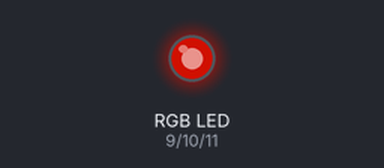
A sketch run on a simulated Arduino Uno, built with avr-gcc and run on an emulated ATmega328P. Shown: an RGB LED mixed from three pins (HIGH = lit). Dim RGB values are drawn brighter than linear; what the sketch prints to the serial monitor is not drawn.

Above: at 0.05 s.
At 0.85 s:
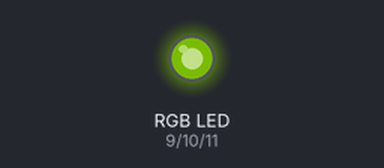
At 1.7 s:
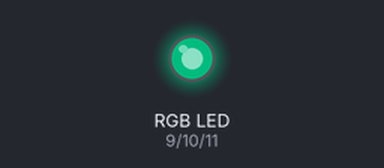
At 2.55 s:
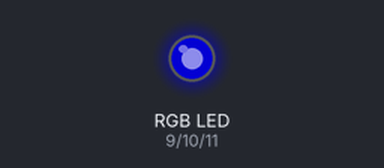
At 3.4 s:
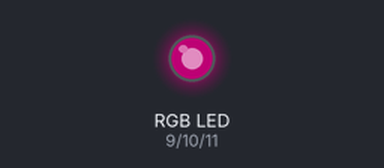
Timing chart, 0 to 8.7 s (numbered marks = the images above):
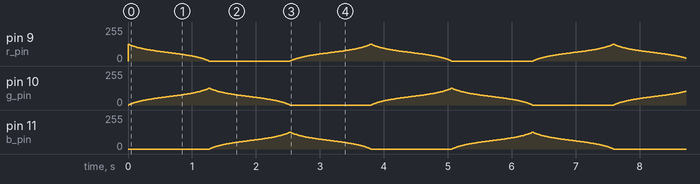

The sketch:

LED_Experiments.ino
```cpp
/*
 * LED Experiments
 * -----------------
 *
 * Trying out HSI and easing with LEDs.
 *
 * Erin RobotGrrl
 * robotgrrl.com
 * Tuesday, August 5th, 2014
 *
 */

#include <math.h>
#include <Streaming.h>


uint8_t r_pin = 9;
uint8_t g_pin = 10;
uint8_t b_pin = 11;

int rgb[3];


void setup() {
  Serial.begin(9600);

  pinMode(r_pin, OUTPUT);
  pinMode(g_pin, OUTPUT);
  pinMode(b_pin, OUTPUT);

  digitalWrite(r_pin, LOW);
  digitalWrite(g_pin, LOW);
  digitalWrite(b_pin, LOW);

  Serial << "Hello everyone!" << endl;
}


void loop() {

  // uncomment the following test blocks to try them out

  // test 1
  // cycle around the colour wheel

  for(int i=0; i<360; i++) {
    setLedHSI((float)i, 1.0, 0.5);
    delay(10);
  }


  // test 2
  // start at warm magenta, and ease into warm green
  /*
  setLedHSI(315.0, 1.0, 0.5);

  for(int i=0; i<100; i++) {
    float newHue = easeInCubic((float)i, 315.0, (105.0-315.0), 100);
    setLedHSI(newHue, 1.0, 0.5);
    delay(10);
  }
  setLedHSI(105.0, 1.0, 0.5);
  */


  // test 3
  // ease in and out from warm green to warm blue
  /*
  setLedHSI(105.0, 1.0, 0.5);

  for(int i=0; i<100; i++) {
    float newHue = easeInOutCubic((float)i, 105.0, (255.0-105.0), 100);
    setLedHSI(newHue, 1.0, 0.5);
    delay(10);
  }
  setLedHSI(255.0, 1.0, 0.5);
  */


  // test 4
  // ease in & out (back) from mid blue to mid yellow
  /*
  setLedHSI(240.0, 1.0, 0.5);

  for(int i=0; i<100; i++) {
    float newHue = easeInOutBack((float)i, 240.0, (60.0-240.0), 100);
    setLedHSI(newHue, 1.0, 0.5);
    delay(10);
  }
  setLedHSI(60.0, 1.0, 0.5);
  */


  // test 5
  // ease out (bounce) from cool blue to orange
  /*
  setLedHSI(225.0, 1.0, 0.5);

  for(int i=0; i<100; i++) {
    float newHue = easeOutBounce((float)i, 225.0, (30.0-225.0), 100);
    setLedHSI(newHue, 1.0, 0.5);
    delay(10);
  }
  setLedHSI(30.0, 1.0, 0.5);
  */


}


// This function is by Brian Neltner from Saikoled
// http://blog.saikoled.com/post/43693602826/why-every-led-light-should-be-using-hsi-colorspace
void hsi2rgb(float H, float S, float I, int *rgb) {

  int r, g, b;
  H = fmod(H,360); // cycle H around to 0-360 degrees
  H = 3.14159*H/(float)180; // Convert to radians.
  S = S>0?(S<1?S:1):0; // clamp S and I to interval [0,1]
  I = I>0?(I<1?I:1):0;

  // Math! Thanks in part to Kyle Miller.
  if(H < 2.09439) {
    r = 255*I/3*(1+S*cos(H)/cos(1.047196667-H));
    g = 255*I/3*(1+S*(1-cos(H)/cos(1.047196667-H)));
    b = 255*I/3*(1-S);
  } else if(H < 4.188787) {
    H = H - 2.09439;
    g = 255*I/3*(1+S*cos(H)/cos(1.047196667-H));
    b = 255*I/3*(1+S*(1-cos(H)/cos(1.047196667-H)));
    r = 255*I/3*(1-S);
  } else {
    H = H - 4.188787;
    b = 255*I/3*(1+S*cos(H)/cos(1.047196667-H));
    r = 255*I/3*(1+S*(1-cos(H)/cos(1.047196667-H)));
    g = 255*I/3*(1-S);
  }

  rgb[0]=r;
  rgb[1]=g;
  rgb[2]=b;

}


void setLedHSI(float H, float S, float I) {

  hsi2rgb(H, S, I, rgb);

  analogWrite(r_pin, rgb[0]);
  analogWrite(g_pin, rgb[1]);
  analogWrite(b_pin, rgb[2]);

}


/*
 * These are the Easing functions, by Robert Penner
 *
 * A nice online example can be found here:
 * http://easings.net/
 *
 * Based on these ports:
 * http://www.kirupa.com/forum/showthread.php?378287-Robert-Penner-s-Easing-Equations-in-Pure-JS-(no-jQuery)
 * https://github.com/jesusgollonet/ofpennereasing/blob/master/PennerEasing/
 *
 * changeInValue is endValue-startValue
 */


float easeInCubic(float currentIteration, float startValue, float changeInValue, float totalIterations) {
  return changeInValue * pow(currentIteration/totalIterations, 3) + startValue;
}


float easeOutCubic(float currentIteration, float startValue, float changeInValue, float totalIterations) {
  return changeInValue * ( pow(currentIteration / totalIterations - 1, 3) + 1 ) + startValue;
}


float easeInOutCubic(float currentIteration, float startValue, float changeInValue, float totalIterations) {

  if( (currentIteration /= totalIterations / 2) < 1 ) {
    return changeInValue / 2 * pow(currentIteration, 3) + startValue;
  }
  return changeInValue / 2 * (pow(currentIteration-2, 3) + 2) + startValue;

}


float easeInOutBack(float currentIteration, float startValue, float changeInValue, float totalIterations) {

  float s = 1.70158f;

  if( (currentIteration /= totalIterations / 2) < 1 ) {
    return changeInValue / 2 * ( currentIteration * currentIteration * ( ( (s *= 1.525) + 1) * currentIteration-s) ) + startValue;
  }
  float postFix = currentIteration-=2;
  return changeInValue / 2 * ( postFix * currentIteration * ( ( (s *= 1.525) + 1) * currentIteration+s) + 2 ) + startValue;

}


float easeOutBounce(float currentIteration, float startValue, float changeInValue, float totalIterations) {

  float postFix = 0.0f;
  float s = 7.5625;

  if( (currentIteration /= totalIterations) <  (1.0/2.75) ) {

    return changeInValue * (s * currentIteration * currentIteration) + startValue;

  } else if( currentIteration < (2.0/2.75) ) {

    postFix = currentIteration -= (1.5/2.75);
    return changeInValue * ( s * postFix * currentIteration + 0.75 ) + startValue;

  } else if( currentIteration < (2.5/2.75) ) {

    postFix = currentIteration -= (2.25/2.75);
    return changeInValue * (s * postFix * currentIteration + 0.9375) + startValue;

  } else {

    postFix = currentIteration -= (2.625/2.75);
    return changeInValue * (s * postFix * currentIteration + 0.984375) + startValue;

  }

}
```
